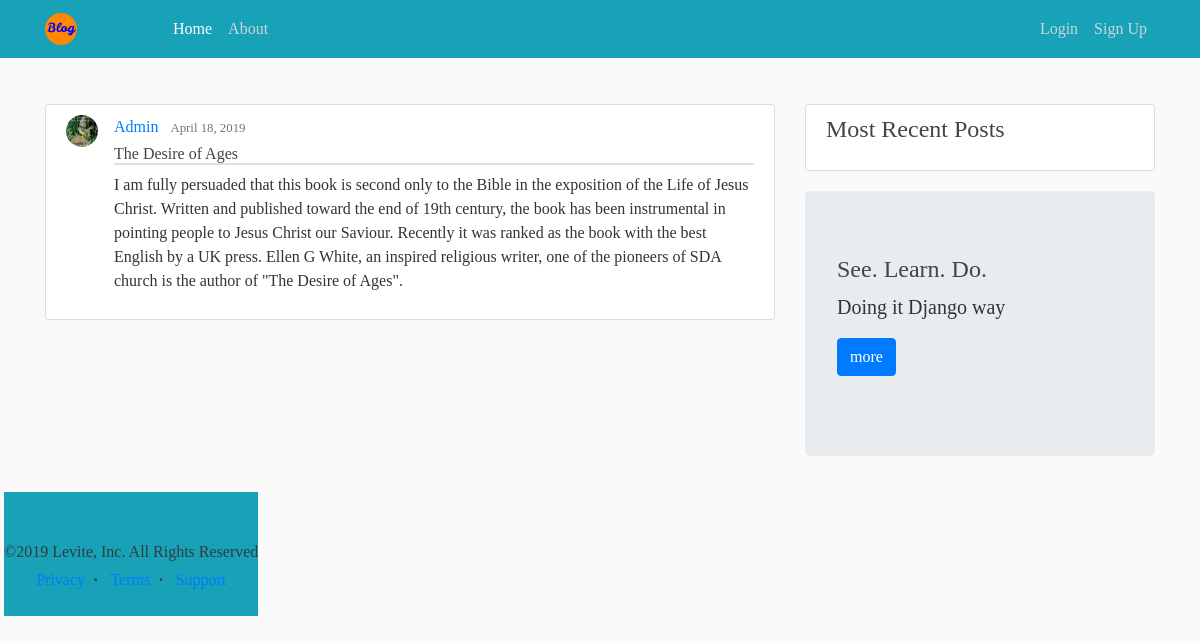
The page /post/10/ on the database its author committed.
### blog/models.py (models this page shows, shortened)
class Post(models.Model):
    objects = None
    title = models.CharField(max_length=80)
    content = models.TextField()
    date_posted = models.DateTimeField(default=timezone.now)
    author = models.ForeignKey(User, on_delete=models.CASCADE)

### users/models.py (models this page shows, shortened)
class Profile(models.Model):
    user = models.OneToOneField(User, on_delete=models.CASCADE)
    img = models.ImageField(default='default.png', upload_to='profile_pics')

### blog/views.py (the view)
# urls.py: path('post/<int:pk>/', PostDetailView.as_view(), name='post-detail'),
class PostDetailView(DetailView):
    model = Post

### blog/templates/blog/post_detail.html (shortened to what this page needs)
{% extends "blog/base.html" %}
{% block content %}
  <article class="media content-section">
    <img class="rounded-circle article-img" src="{{object.author.profile.img.url}}">
    <div class="media-body">
      <div class="article-metadata">
        <a class="mr-2" href="{% url 'user-posts' object.author.username %}">{{ object.author }}</a>
        <small class="text-muted">{{ object.date_posted|date:'F d, Y'}}</small>
      </div>
      <h6 class="article-title">{{ object.title }}</h6>
      <p class="article-content">{{ object.content }}</p>
    </div>
  </article>
{% endblock %}

### blog/static/blog/style.css (style rules this page uses)
body { background: #fafafa; color: #333333; margin-top: 5rem; font-family: initial; }
h1, h2, h3, h4, h6 { color: #444444; }
.content-section { background: #ffffff; padding: 10px 20px; border: 1px solid #dddddd; border-radius: 3px; margin-bottom: 20px; }
.article-title { font-style: bold; border-bottom: 2px solid #e1e1e1 }
.article-content { margin-top: 2px; white-space: pre-line; }
.article-img { height: 32px; width: 32px; margin-right: 16px; }
.article-metadata { padding-bottom: 1px; margin-bottom: 4px; }

### rows shown on the page
Post: author.profile.img (picture), author "Admin", date_posted "April 18, 2019", title "The Desire of Ages", content "I am fully persuaded that this book is second only to the Bible in the exposition of the Life of Jesus Christ. Written and published toward the end of 19th century, the book has been instrumental in pointing people to Jesus Christ our Saviour. Recently it was ranked as the book with the best English by a UK press. Ellen G White, an inspired religious writer, one of the pioneers of SDA church is the author of \"The Desire of Ages\"."
